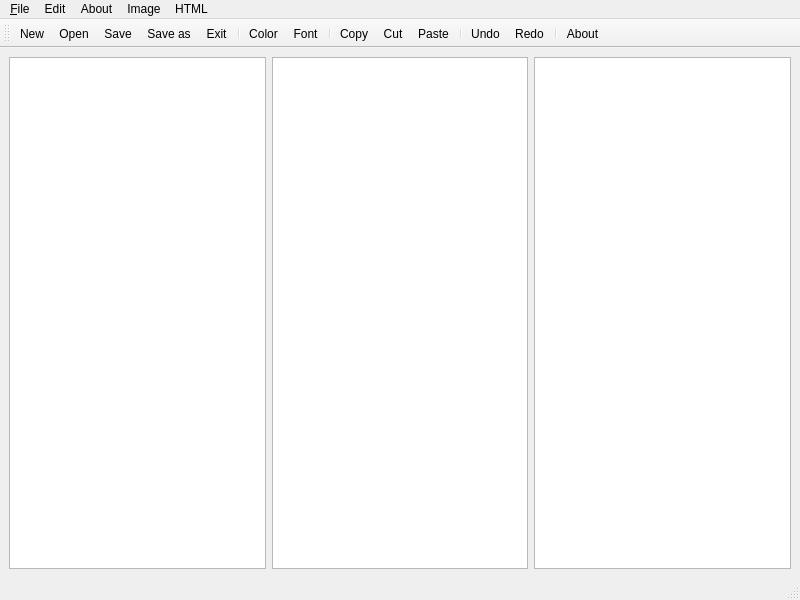
<?xml version="1.0" encoding="UTF-8"?>
<ui version="4.0">
 <class>MainWindow</class>
 <widget class="QMainWindow" name="MainWindow">
  <property name="geometry">
   <rect>
    <x>0</x>
    <y>0</y>
    <width>800</width>
    <height>600</height>
   </rect>
  </property>
  <property name="windowTitle">
   <string>MainWindow</string>
  </property>
  <widget class="QWidget" name="centralwidget">
   <layout class="QVBoxLayout" name="verticalLayout">
    <item>
     <layout class="QHBoxLayout" name="horizontalLayout">
      <item>
       <widget class="QTextEdit" name="textEdit"/>
      </item>
      <item>
       <widget class="QTextBrowser" name="textBrowser"/>
      </item>
      <item>
       <widget class="QTextBrowser" name="textBrowser_2"/>
      </item>
     </layout>
    </item>
   </layout>
  </widget>
  <widget class="QMenuBar" name="menubar">
   <property name="geometry">
    <rect>
     <x>0</x>
     <y>0</y>
     <width>800</width>
     <height>23</height>
    </rect>
   </property>
   <widget class="QMenu" name="menuFile">
    <property name="title">
     <string>&amp;File</string>
    </property>
    <addaction name="actionNew"/>
    <addaction name="actionOpen"/>
    <addaction name="actionSave"/>
    <addaction name="actionSave_as"/>
    <addaction name="actionExit"/>
   </widget>
   <widget class="QMenu" name="menuEdit">
    <property name="title">
     <string>Edit</string>
    </property>
    <addaction name="actionColor"/>
    <addaction name="actionFont"/>
    <addaction name="separator"/>
    <addaction name="actionCopy"/>
    <addaction name="actionCut"/>
    <addaction name="actionPaste"/>
    <addaction name="separator"/>
    <addaction name="actionUndo"/>
    <addaction name="actionRedo"/>
   </widget>
   <widget class="QMenu" name="menuAbout">
    <property name="title">
     <string>About</string>
    </property>
    <addaction name="actionAbout"/>
   </widget>
   <widget class="QMenu" name="menuImage">
    <property name="title">
     <string>Image</string>
    </property>
    <addaction name="actionImporter"/>
    <addaction name="actionRedimensioner"/>
    <addaction name="actionD_placer"/>
    <addaction name="actionSuprimmer"/>
   </widget>
   <widget class="QMenu" name="menuHTML">
    <property name="title">
     <string>HTML</string>
    </property>
    <addaction name="actionRendu"/>
    <addaction name="actionExporter"/>
   </widget>
   <addaction name="menuFile"/>
   <addaction name="menuEdit"/>
   <addaction name="menuAbout"/>
   <addaction name="menuImage"/>
   <addaction name="menuHTML"/>
  </widget>
  <widget class="QStatusBar" name="statusbar"/>
  <widget class="QToolBar" name="toolBar">
   <property name="windowTitle">
    <string>toolBar</string>
   </property>
   <attribute name="toolBarArea">
    <enum>TopToolBarArea</enum>
   </attribute>
   <attribute name="toolBarBreak">
    <bool>false</bool>
   </attribute>
   <addaction name="actionNew"/>
   <addaction name="actionOpen"/>
   <addaction name="actionSave"/>
   <addaction name="actionSave_as"/>
   <addaction name="actionExit"/>
   <addaction name="separator"/>
   <addaction name="actionColor"/>
   <addaction name="actionFont"/>
   <addaction name="separator"/>
   <addaction name="actionCopy"/>
   <addaction name="actionCut"/>
   <addaction name="actionPaste"/>
   <addaction name="separator"/>
   <addaction name="actionUndo"/>
   <addaction name="actionRedo"/>
   <addaction name="separator"/>
   <addaction name="actionAbout"/>
  </widget>
  <action name="actionNew">
   <property name="icon">
    <iconset resource="Ressources.qrc">
     <normaloff>:/image/images/new.png</normaloff>:/image/images/new.png</iconset>
   </property>
   <property name="text">
    <string>New</string>
   </property>
  </action>
  <action name="actionOpen">
   <property name="icon">
    <iconset resource="Ressources.qrc">
     <normaloff>:/image/images/open.png</normaloff>:/image/images/open.png</iconset>
   </property>
   <property name="text">
    <string>Open</string>
   </property>
  </action>
  <action name="actionSave">
   <property name="icon">
    <iconset resource="Ressources.qrc">
     <normaloff>:/image/images/save.png</normaloff>:/image/images/save.png</iconset>
   </property>
   <property name="text">
    <string>Save</string>
   </property>
  </action>
  <action name="actionSave_as">
   <property name="icon">
    <iconset resource="Ressources.qrc">
     <normaloff>:/image/images/save_as.png</normaloff>:/image/images/save_as.png</iconset>
   </property>
   <property name="text">
    <string>Save as</string>
   </property>
  </action>
  <action name="actionExit">
   <property name="icon">
    <iconset resource="Ressources.qrc">
     <normaloff>:/image/images/exit.png</normaloff>:/image/images/exit.png</iconset>
   </property>
   <property name="text">
    <string>Exit</string>
   </property>
  </action>
  <action name="actionColor">
   <property name="checkable">
    <bool>true</bool>
   </property>
   <property name="icon">
    <iconset resource="Ressources.qrc">
     <normaloff>:/image/images/pencil.png</normaloff>:/image/images/pencil.png</iconset>
   </property>
   <property name="text">
    <string>Color</string>
   </property>
  </action>
  <action name="actionFont">
   <property name="icon">
    <iconset resource="Ressources.qrc">
     <normaloff>:/image/images/font.png</normaloff>:/image/images/font.png</iconset>
   </property>
   <property name="text">
    <string>Font</string>
   </property>
  </action>
  <action name="actionCopy">
   <property name="icon">
    <iconset resource="Ressources.qrc">
     <normaloff>:/image/images/copy.png</normaloff>:/image/images/copy.png</iconset>
   </property>
   <property name="text">
    <string>Copy</string>
   </property>
  </action>
  <action name="actionCut">
   <property name="icon">
    <iconset resource="Ressources.qrc">
     <normaloff>:/image/images/cut.png</normaloff>:/image/images/cut.png</iconset>
   </property>
   <property name="text">
    <string>Cut</string>
   </property>
  </action>
  <action name="actionPaste">
   <property name="icon">
    <iconset resource="Ressources.qrc">
     <normaloff>:/image/images/paste.png</normaloff>:/image/images/paste.png</iconset>
   </property>
   <property name="text">
    <string>Paste</string>
   </property>
  </action>
  <action name="actionUndo">
   <property name="icon">
    <iconset resource="Ressources.qrc">
     <normaloff>:/image/images/edit_undo.png</normaloff>:/image/images/edit_undo.png</iconset>
   </property>
   <property name="text">
    <string>Undo</string>
   </property>
  </action>
  <action name="actionRedo">
   <property name="icon">
    <iconset resource="Ressources.qrc">
     <normaloff>:/image/images/edit_redo.png</normaloff>:/image/images/edit_redo.png</iconset>
   </property>
   <property name="text">
    <string>Redo</string>
   </property>
  </action>
  <action name="actionAbout">
   <property name="icon">
    <iconset resource="Ressources.qrc">
     <normaloff>:/image/images/info.png</normaloff>:/image/images/info.png</iconset>
   </property>
   <property name="text">
    <string>About</string>
   </property>
  </action>
  <action name="actionImporter">
   <property name="text">
    <string>Importer</string>
   </property>
  </action>
  <action name="actionRedimensioner">
   <property name="text">
    <string>Redimensioner</string>
   </property>
  </action>
  <action name="actionD_placer">
   <property name="text">
    <string>Déplacer</string>
   </property>
  </action>
  <action name="actionSuprimmer">
   <property name="text">
    <string>Suprimmer</string>
   </property>
  </action>
  <action name="actionRendu">
   <property name="text">
    <string>Rendu</string>
   </property>
  </action>
  <action name="actionExporter">
   <property name="text">
    <string>Exporter</string>
   </property>
  </action>
 </widget>
 <resources>
  <include location="Ressources.qrc"/>
 </resources>
 <connections/>
</ui>
